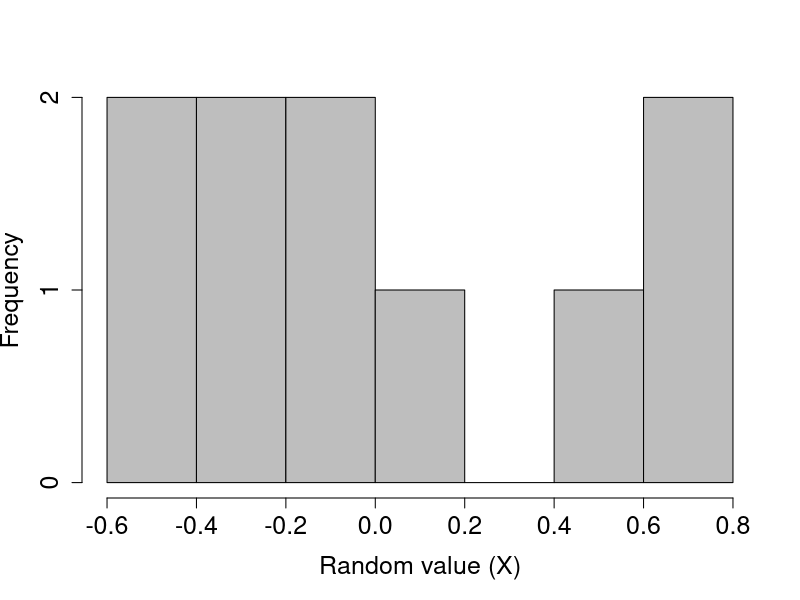
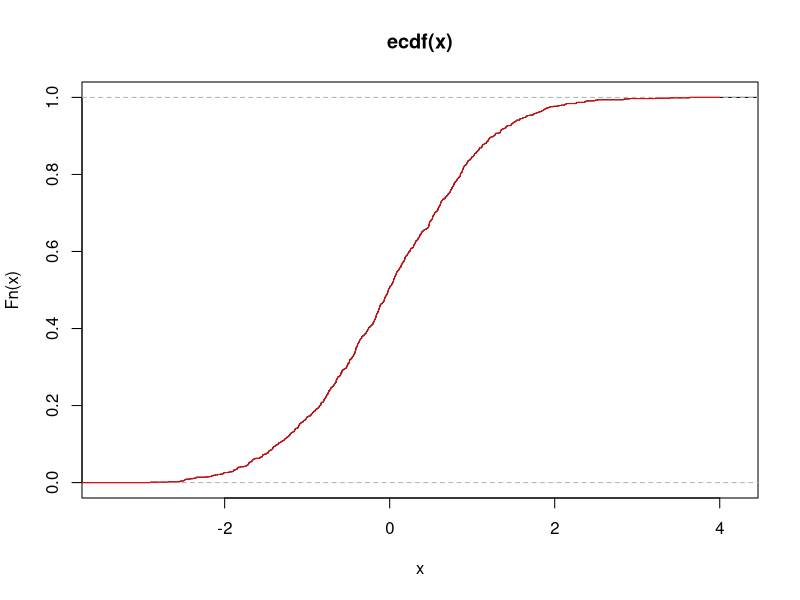

The R script that drew these images, in order:
#clear global environment
rm(list = ls())

rand_norm <- rnorm(n = 10, mean = 0, sd = 1)

hist(rand_norm, xlab = "Random value (X)", col = "grey",
     main = "", cex.lab = 1.5, cex.axis = 1.5)

qnorm(0.05)
qnorm(0.95)
qnorm(0.975)

monte_carlo_normal <- function(N, sample_size, alpha, mu, sigma){
  count <- 0
  for (i in 1:N ) {
    rand_norm <- rnorm(n = sample_size, mean = mu, sd = sigma)
    CI_lower <- (mean(rand_norm)-(qnorm((1-(alpha/2)))*(sqrt(variance(rand_norm))/sqrt(sample_size))))
    CI_upper <- (mean(rand_norm)+(qnorm((1-(alpha/2)))*(sqrt(variance(rand_norm))/sqrt(sample_size))))
    if (mu >= CI_lower && mu <= CI_upper) {
    count <- count + 1
    }
  }
  coverage <- count/N
}
# As N increases then coverage should converge to 1-alpha by LLN
# Plot the coverage as N increases and as sample size increases

#Empirical Distribution Function implementation
edf <- function(x, increment) {
  out<-numeric(length(increment))
  length <- length(increment) #To stop it from recalculating this in the loop
  for(i in 1:length) {
    indicator <- as.numeric(x<=increment[i])
    out[i] <- sum(indicator)/length(increment)
  }
  out
}

# test to see if the EDF function matches the base R one
x <- rnorm(1000)
plot(ecdf(x))
lines(seq(-4, 4, length=1000), 
      edf(x, seq(-4, 4, length=1000)), 
      col='red')

#Sampling from data with replacement
sample_edf <- function(x, n){ 
  out <- rep(0, n)
  values <- floor(runif(n, min = 1, max = length(x)+1))
  for (i in 1:n){
    out[i] <- x[values[i]]
  }
  return(out)
}

#Makes bootstrap sample as an B by n matrix
make_boot_sample <- function(x, n, B){ 
  out <- matrix(0, nrow = B, ncol = n)
  for (b in 1:B){
    out[b,] <- sample_edf(x, n)
  }
  return(out)
}

#Performs a Block Bootstrap Sample
block_sampler <- function(x, n, k) {
  n_b <- ceiling(n/k) #Number of blocks in sample
  out <- list()
  start_indices <- floor(runif(n_b, min = 1, max = length(x)-k+2))
  
  for(i in 1:n_b){
    start <- start_indices[i]
    length_list <- length(out)
    if (length_list + k > n){ #Cuts off the last block
      out <- append(out, x[start:(start+n-length_list-1)])
      return(unlist(out))
    }
    
    else if (length_list == n){
      return(unlist(out))
    }
    
    else { #Adds block to list
      test <- x[start:(start+k-1)]
      out <- append(out, x[start:(start+k-1)])
    }
  }
    
  return(unlist(out))
}

#Makes the block sample as a B by n matrix
make_block_sample <- function(x, n, k, B){
  out <- matrix(0, nrow = B, ncol = n)
  for (b in 1:B){
    out[b,] <- block_sampler(x, n, k)
  }
  return(out)
}
